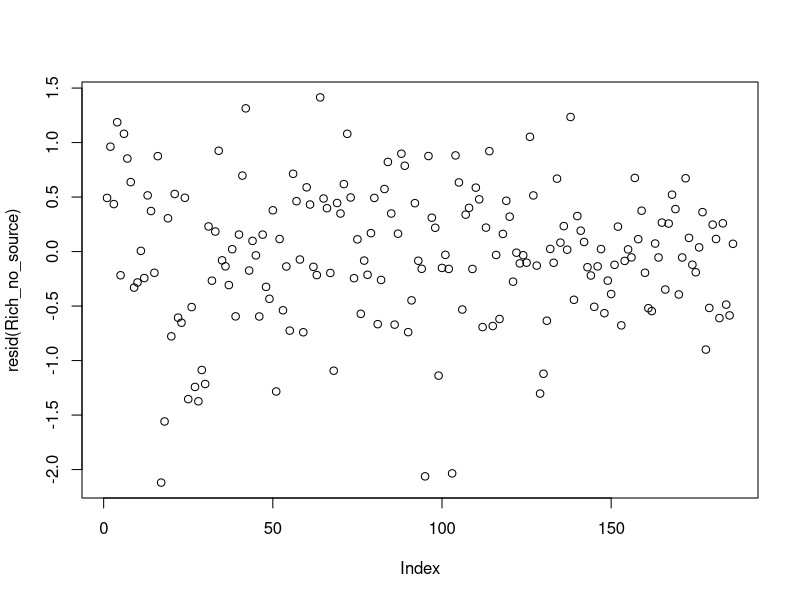
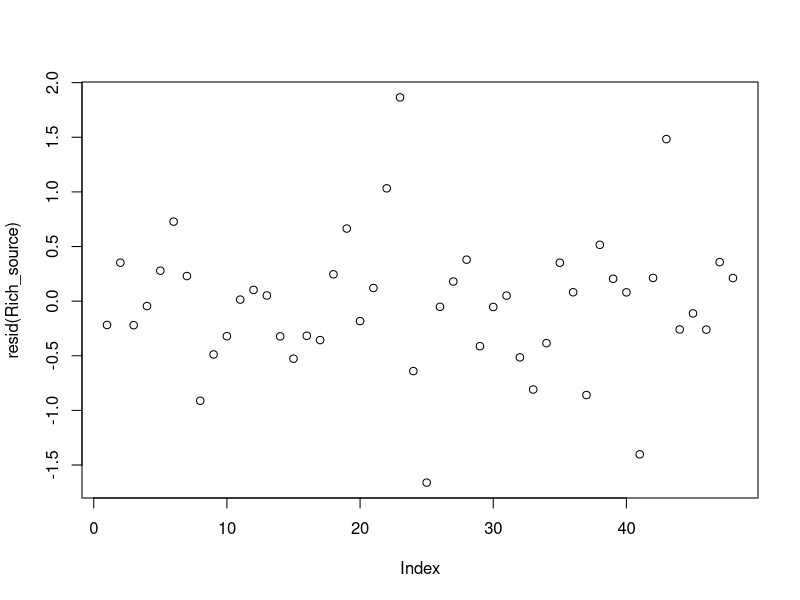
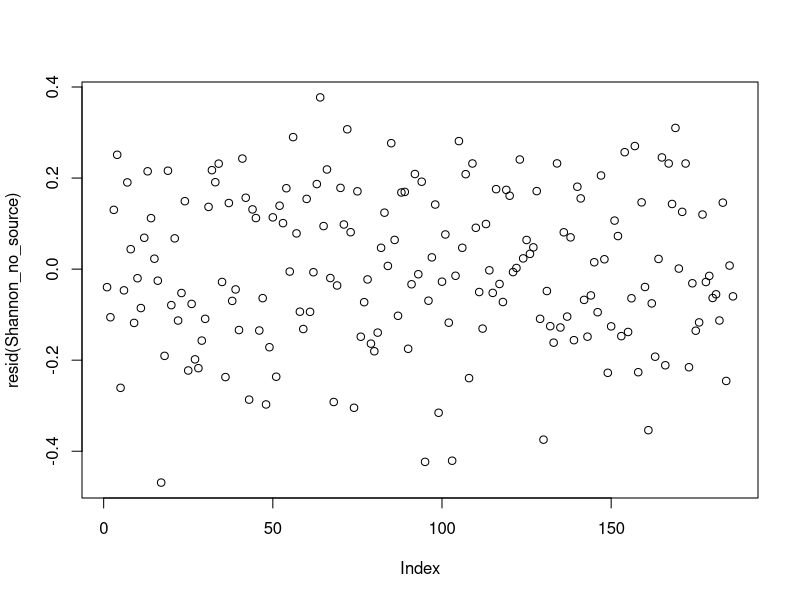
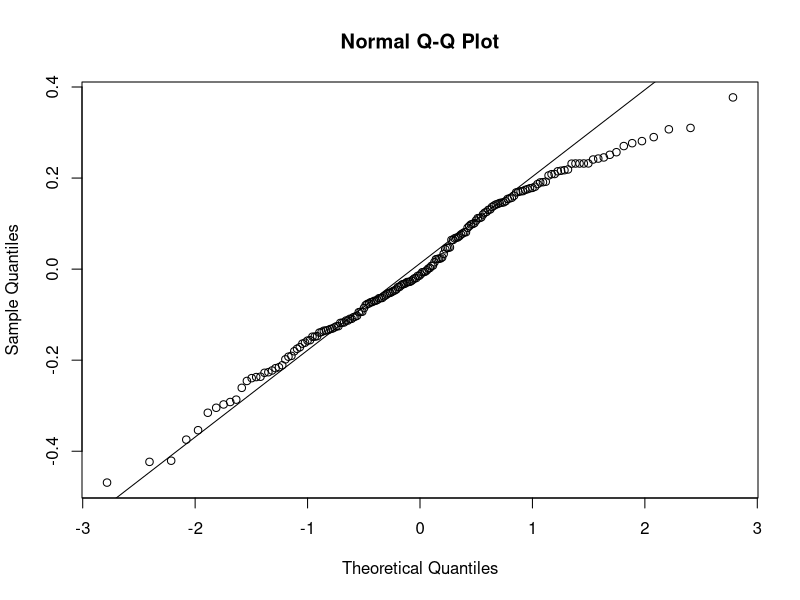
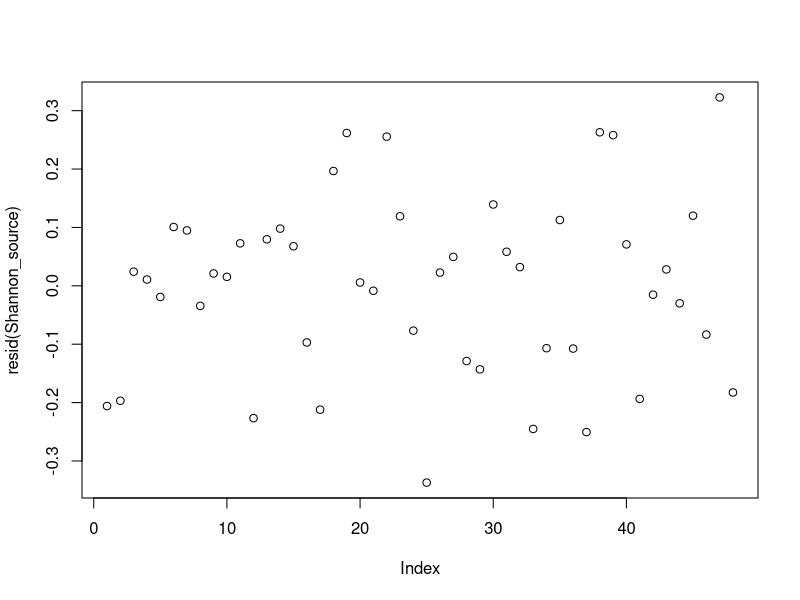
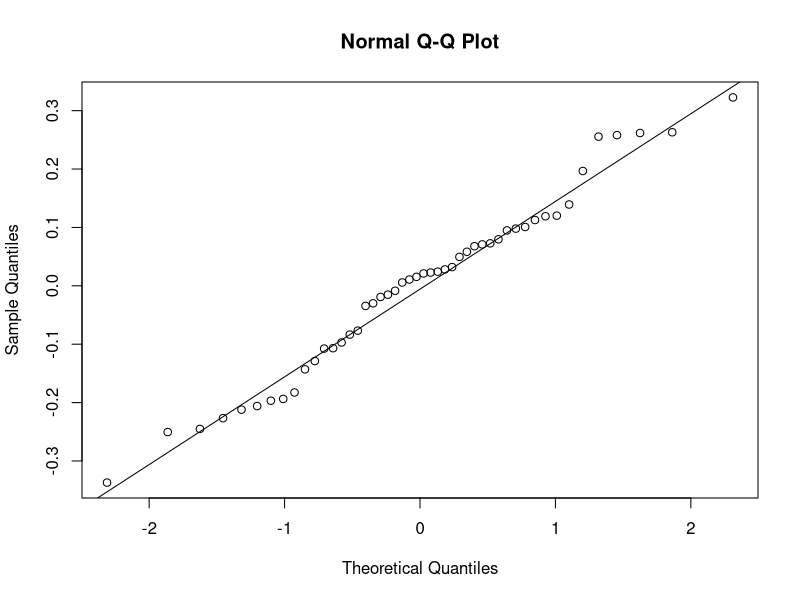

These charts were generated, in order, by the following R code:
# Alpha diversity with only family and above level data
# Richness and evenness

library(lme4)
library(vegan)
library(tidyverse)


full_data <-read.csv("family_data.csv")

#remove tank B7 which didn't exist due to leaking
full_data <- full_data[-which(full_data$Replicate =="B" & full_data$Treatment==7),]

#make just a community dataframe
community <- full_data %>% 
  dplyr::select(-c(Date,Day,Replicate,Treatment,Salinity_Treat,Dispersal,Salinity_Measured))

# calculate richness 
richness <- specnumber(community, MARGIN = 1)

#calculate shannon's diversity 
shannon_div <- diversity(community, index = "shannon", MARGIN = 1, base = exp(2))

#calculate evenness -- Pielous evennnes shannon diversity/ log(richness)
evenness <- shannon_div/log(richness)

#make a dataframe with all alpha diversity indices and all data from full data
alpha <- as.data.frame(cbind(full_data,richness, shannon_div,evenness))

# remove source tanks
no_source_all <- alpha[alpha$Dispersal!= 0 & alpha$Dispersal!=1, ]

# ony source tanks
source_all <- alpha[alpha$Dispersal== 0, ]

# richness over time given treatment for non-source tanks
# I used poisson because it is count data but was slightly underdispersed so switched to quasipoisson- same for both
Rich_no_source<-glm(richness~as.factor(Dispersal)+Salinity_Measured*Day,data = no_source_all,family =quasipoisson)

Rich_source<-glm(richness~Salinity_Measured*Day,data = source_all,family =quasipoisson)

#check for model assumptions
plot(resid(Rich_no_source))
plot(resid(Rich_source))

#evenness over time given treatment for non-source tanks
# evennness is very weird in this data because 5 tanks only have one species so evenness is Na...

# Shannon's Diversity- accounts for both richness and evenness in some way
Shannon_no_source<-lm(shannon_div~as.factor(Dispersal)+Salinity_Measured*Day,data = no_source_all)


Shannon_source<-lm(shannon_div~Salinity_Measured*Day,data = source_all)

#check for model assumptions 
plot(resid(Shannon_no_source))
qqnorm(resid(Shannon_no_source))
qqline(resid(Shannon_no_source))

plot(resid(Shannon_source))
qqnorm(resid(Shannon_source))
qqline(resid(Shannon_source))

